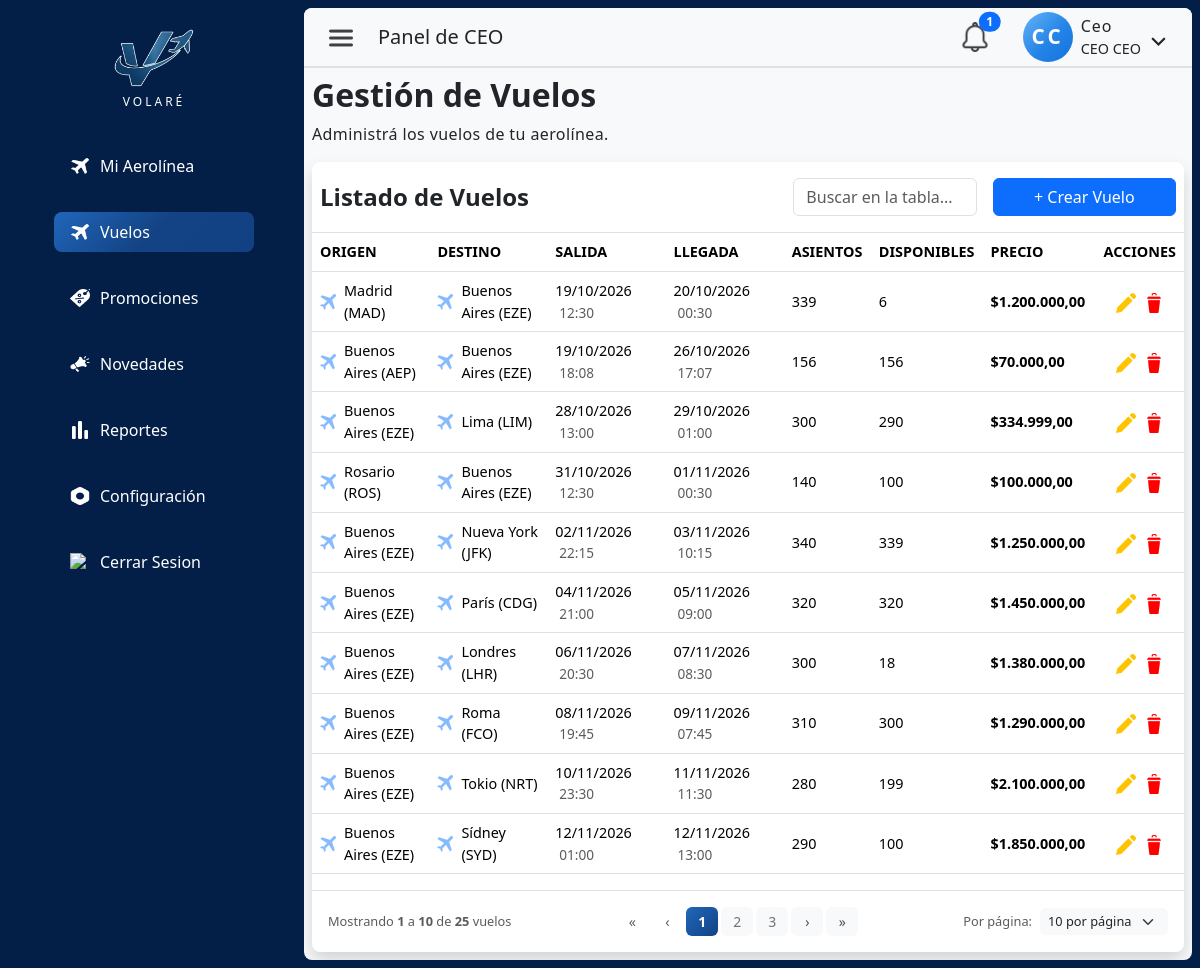
The app's page /index.php?pagina=vuelos (signed in) with its own data.
### tables this page shows
CREATE TABLE `vuelo` (
  `idVuelo` int NOT NULL AUTO_INCREMENT,
  `idAerolinea` int NOT NULL,
  `origenVuelo` varchar(245) NOT NULL,
  `codigoOrigen` varchar(3) DEFAULT NULL,
  `destinoVuelo` varchar(245) NOT NULL,
  `codigoDestino` varchar(3) DEFAULT NULL,
  `fechaHoraSalidaVuelo` datetime NOT NULL,
  `fechaHoraLlegadaVuelo` datetime NOT NULL,
  `asientosTotales` int NOT NULL DEFAULT '0',
  `asientosDisponibles` int NOT NULL DEFAULT '0',
  `precioVuelo` decimal(10,2) NOT NULL,
  `fechaCreacion` datetime NOT NULL DEFAULT CURRENT_TIMESTAMP,
  PRIMARY KEY (`idVuelo`),
  KEY `fk_vuelo_1_idx` (`idAerolinea`),
  CONSTRAINT `fk_vuelo_1` FOREIGN KEY (`idAerolinea`) REFERENCES `aerolinea` (`idAerolinea`)
);

### src/views/ceo/vueloListado.php (the view, shortened to what the rows shown need)
<?php
require_once __DIR__ . '/../../config/auth.php';
require_once __DIR__ . '/../../controllers/VueloController.php';
$idAerolinea = aerolineaCEO();
$ctrl = new VueloController($link);
$porPaginaPermitidos = [5, 10, 25, 50];
$pagActual    = max(1, (int)($_GET['pag'] ?? 1));
$porPaginaRaw = (int)($_GET['porPagina'] ?? 10);
$porPagina    = in_array($porPaginaRaw, $porPaginaPermitidos) ?$porPaginaRaw : 10;
$busqueda     = trim($_GET['busqueda'] ?? '');
$resultado    = $ctrl->listarVuelosPaginado($idAerolinea, $pagActual,$porPagina, $busqueda);$vuelos       = $resultado['data'];$total        = $resultado['total'];$totalPaginas = max(1, (int)($resultado['totalPaginas'] ?? ceil($total / $porPagina)));$pagActual    = min($pagActual,$totalPaginas);
?>
<!DOCTYPE html>
<html lang="es">
    <head>
        <link href="https://cdn.jsdelivr.net/npm/bootstrap@5.3.8/dist/css/bootstrap.min.css" rel="stylesheet">
        <link rel="stylesheet" href="<?= url('public/css/admin.css') ?>">
        <link rel="stylesheet" href="<?= url('public/css/layout/headerAdmin.css') ?>">
        <link rel="stylesheet" href="<?= url('public/css/components/tablaLista.css') ?>?v=<?= time() ?>">
        <link rel="stylesheet" href="<?= url('public/css/bootstrap-icons.css') ?>">
    </head>
    <body>
        <div class="d-flex min-vh-100 row g-0 m-0 p-2 pe-2">
            <div class="admin-main col-12 col-md-11 col-xxl-11 bg-light rounded-3 overflow-hidden">
                <main class="container-fluid d-flex flex-column gap-3 p-2 admin-content ">
                    <div class="d-flex flex-column gap-2">
                        <h2 class="m-0 p-0 fs-2 fw-bold">Gestión de Vuelos</h2>
                        <div class="d-flex flex-column gap-2">
                            <div class="table-responsive bg-white shadow rounded-3 pt-3 ">
                                <table class="table table-hover align-middle border-top mt-2 tabla-vuelos">
                                    <thead>
                                        <tr>
                                            <th scope="col" class="fw-bold" >ORIGEN</th>
                                            <th scope="col" class=" fw-bold ">DESTINO</th>
                                            <th scope="col" class=" fw-bold d-none d-md-table-cell">SALIDA</th>
                                            <th scope="col" class=" fw-bold d-none d-md-table-cell">LLEGADA</th>
                                            <th scope="col" class=" fw-bold d-none d-sm-table-cell">ASIENTOS</th>
                                            <th scope="col" class=" fw-bold d-none d-sm-table-cell">DISPONIBLES</th>
                                            <th scope="col" class="fw-bold ">PRECIO</th>
                                            <th scope="col" class="fw-bold text-center">ACCIONES</th>
                                        </tr>
                                    </thead>
                                    <tbody id="vueloTableBody">
                                        <?php if (empty($vuelos)): ?>
                                            <tr>
                                                <td colspan="8" class="text-center py-4 text-muted">
                                                    No hay vuelos registrados todavía.
                                                </td>
                                            </tr>
                                        <?php else: foreach ($vuelos as$v): ?>
                                        <tr class="fila-tabla" data-id="<?= $v['idVuelo'] ?>" style="cursor:pointer;">
                                            <td>
                                                <div class="d-flex align-items-center gap-2">
                                                    <img src="<?= url('public/img/icons/placeholdersCards/avion.png') ?>"
                                                        style="width:16px;height:16px;object-fit:contain;opacity:0.5;" alt="">
                                                    <span class="fw-medium"><?= htmlspecialchars($v['origenVuelo']) ?></span>
                                                </div>
                                            </td>
                                            <td>
                                                <div class="d-flex align-items-center gap-2">
                                                    <img src="<?= url('public/img/icons/placeholdersCards/avion.png') ?>"
                                                        style="width:16px;height:16px;object-fit:contain;opacity:0.5;" alt="">
                                                    <span class="fw-medium"><?= htmlspecialchars($v['destinoVuelo']) ?></span>
                                                </div>
                                            </td>
                                            <td class="d-none d-md-table-cell">
                                                <?= date('d/m/Y', strtotime($v['fechaHoraSalidaVuelo'])) ?>
                                                <span class="text-muted ms-1" style="font-size:0.85rem;">
                                                    <?= date('H:i', strtotime($v['fechaHoraSalidaVuelo'])) ?>
                                                </span>
                                            </td>
                                            <td class="d-none d-md-table-cell">
                                                <?= date('d/m/Y', strtotime($v['fechaHoraLlegadaVuelo'])) ?>
                                                <span class="text-muted ms-1" style="font-size:0.85rem;">
                                                    <?= date('H:i', strtotime($v['fechaHoraLlegadaVuelo'])) ?>
                                                </span>
                                            </td>
                                            <td class="d-none d-sm-table-cell "><?= $v['asientosTotales'] ?></td>
                                            <td class="d-none d-sm-table-cell "><?= $v['asientosDisponibles'] ?></td>
                                            <td class="fw-semibold">
                                                $<?= number_format($v['precioVuelo'], 2, ',', '.') ?>
                                            </td>
                                            <td>
                                                <div class="d-flex justify-content-center align-items-center gap-2">
                                                    <a href="<?= url('index.php?pagina=vuelo&id=' . $v['idVuelo']) ?>"
                                                    class="p-0 bg-transparent border-0"
                                                    title="Editar vuelo">
                                                        <img src="<?= url('public/img/icons/lapiz-editar.png') ?>"
                                                            class="img-fluid btn-tabla" alt="editar">
                                                    </a>
                                                    <button type="button"
                                                            class="p-0 bg-transparent border-0 btn-eliminar-vuelo"
                                                            data-id="<?= $v['idVuelo'] ?>"
                                                            data-ruta="<?= htmlspecialchars($v['origenVuelo'] . ' → ' .$v['destinoVuelo']) ?>"
                                                            title="Eliminar vuelo">
                                                        <img src="<?= url('public/img/icons/trash.png') ?>"
                                                            class="img-fluid btn-tabla" alt="eliminar">
                                                    </button>
                                                </div>
                                            </td>
                                        </tr>
                                        <?php endforeach; endif; ?>
                                    </tbody>
                                </table>
                            </div>
                        </div>
                    </div>
                </main>
            </div>
        </div>
    </body>
</html>

### records on screen
vuelo: origenVuelo "Madrid (MAD)", destinoVuelo "Buenos Aires (EZE)", fechaHoraSalidaVuelo "19/10/2026", fechaHoraSalidaVuelo "12:30", fechaHoraLlegadaVuelo "20/10/2026", fechaHoraLlegadaVuelo "00:30", asientosTotales "339", asientosDisponibles "6", precioVuelo "1.200.000,00"
vuelo: origenVuelo "Buenos Aires (AEP)", destinoVuelo "Buenos Aires (EZE)", fechaHoraSalidaVuelo "19/10/2026", fechaHoraSalidaVuelo "18:08", fechaHoraLlegadaVuelo "26/10/2026", fechaHoraLlegadaVuelo "17:07", asientosTotales "156", asientosDisponibles "156", precioVuelo "70.000,00"
vuelo: origenVuelo "Buenos Aires (EZE)", destinoVuelo "Lima (LIM)", fechaHoraSalidaVuelo "28/10/2026", fechaHoraSalidaVuelo "13:00", fechaHoraLlegadaVuelo "29/10/2026", fechaHoraLlegadaVuelo "01:00", asientosTotales "300", asientosDisponibles "290", precioVuelo "334.999,00"
vuelo: origenVuelo "Rosario (ROS)", destinoVuelo "Buenos Aires (EZE)", fechaHoraSalidaVuelo "31/10/2026", fechaHoraSalidaVuelo "12:30", fechaHoraLlegadaVuelo "01/11/2026", fechaHoraLlegadaVuelo "00:30", asientosTotales "140", asientosDisponibles "100", precioVuelo "100.000,00"
vuelo: origenVuelo "Buenos Aires (EZE)", destinoVuelo "Nueva York (JFK)", fechaHoraSalidaVuelo "02/11/2026", fechaHoraSalidaVuelo "22:15", fechaHoraLlegadaVuelo "03/11/2026", fechaHoraLlegadaVuelo "10:15", asientosTotales "340", asientosDisponibles "339", precioVuelo "1.250.000,00"
vuelo: origenVuelo "Buenos Aires (EZE)", destinoVuelo "París (CDG)", fechaHoraSalidaVuelo "04/11/2026", fechaHoraSalidaVuelo "21:00", fechaHoraLlegadaVuelo "05/11/2026", fechaHoraLlegadaVuelo "09:00", asientosTotales "320", asientosDisponibles "320", precioVuelo "1.450.000,00"
vuelo: origenVuelo "Buenos Aires (EZE)", destinoVuelo "Londres (LHR)", fechaHoraSalidaVuelo "06/11/2026", fechaHoraSalidaVuelo "20:30", fechaHoraLlegadaVuelo "07/11/2026", fechaHoraLlegadaVuelo "08:30", asientosTotales "300", asientosDisponibles "18", precioVuelo "1.380.000,00"
vuelo: origenVuelo "Buenos Aires (EZE)", destinoVuelo "Roma (FCO)", fechaHoraSalidaVuelo "08/11/2026", fechaHoraSalidaVuelo "19:45", fechaHoraLlegadaVuelo "09/11/2026", fechaHoraLlegadaVuelo "07:45", asientosTotales "310", asientosDisponibles "300", precioVuelo "1.290.000,00"
vuelo: origenVuelo "Buenos Aires (EZE)", destinoVuelo "Tokio (NRT)", fechaHoraSalidaVuelo "10/11/2026", fechaHoraSalidaVuelo "23:30", fechaHoraLlegadaVuelo "11/11/2026", fechaHoraLlegadaVuelo "11:30", asientosTotales "280", asientosDisponibles "199", precioVuelo "2.100.000,00"
vuelo: origenVuelo "Buenos Aires (EZE)", destinoVuelo "Sídney (SYD)", fechaHoraSalidaVuelo "12/11/2026", fechaHoraSalidaVuelo "01:00", fechaHoraLlegadaVuelo "12/11/2026", fechaHoraLlegadaVuelo "13:00", asientosTotales "290", asientosDisponibles "100", precioVuelo "1.850.000,00"

### other values on screen
$link['label'] "Mi Aerolínea"
$link['label'] "Vuelos"
$link['label'] "Promociones"
$link['label'] "Novedades"
$link['label'] "Reportes"
$link['label'] "Configuración"
$rol "Ceo"
$usuario['nombre'] "CEO"
$usuario['apellido'] "CEO"
$desde "1"
$hasta "10"
$total "25"
form field value "10 por página"
